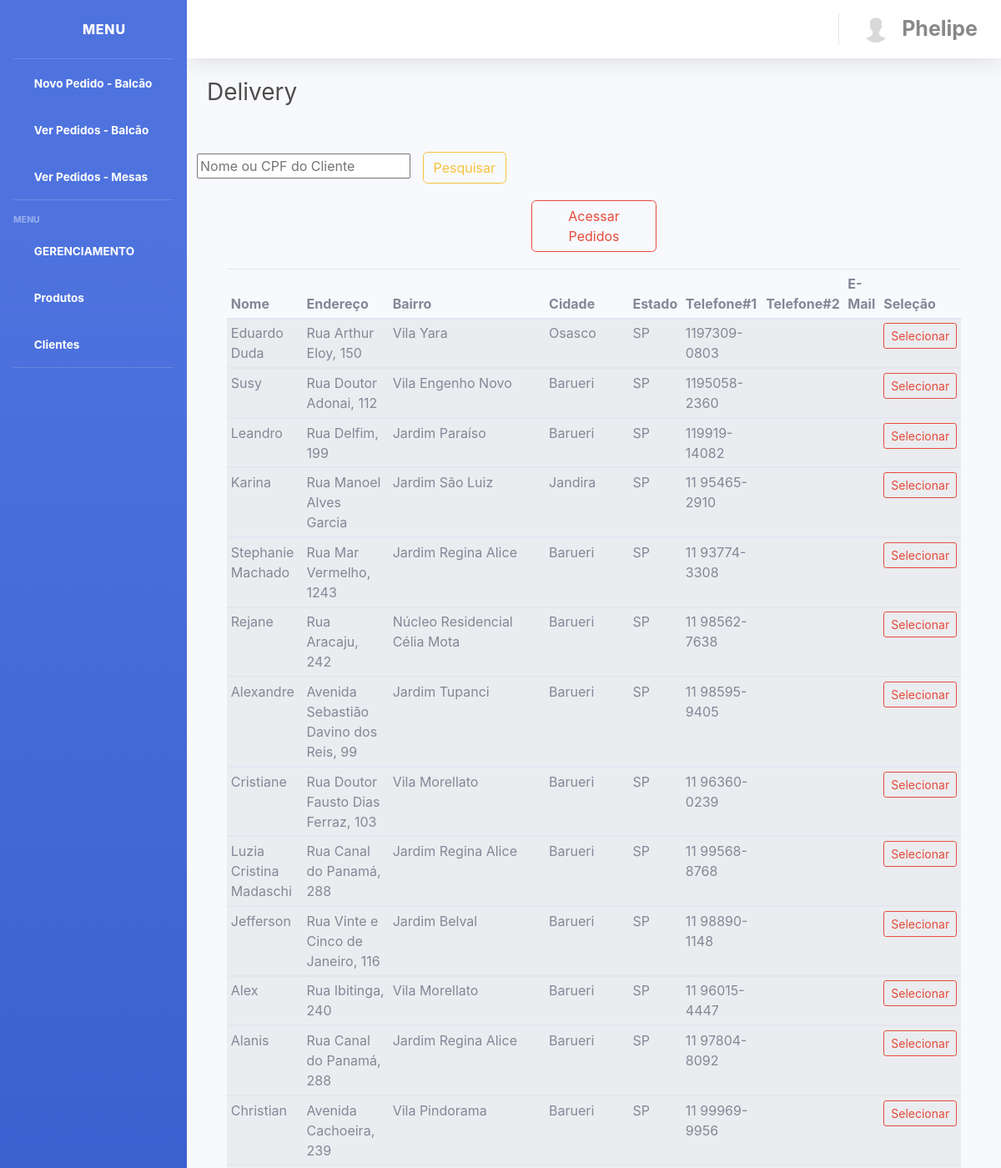
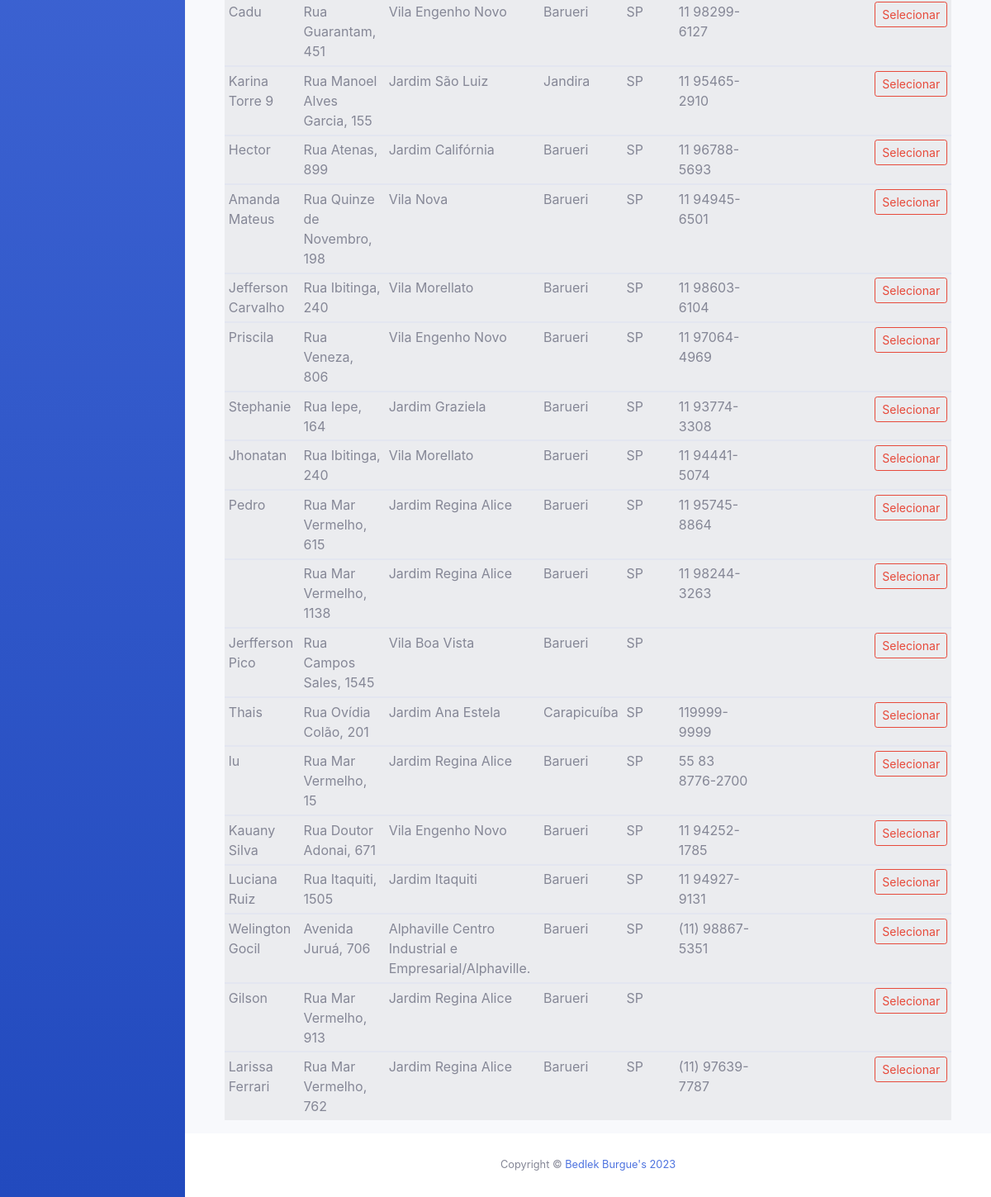
Screenshot of /pdv/?view=delivery (signed in) with the database file from the repository (2 pictures, top to bottom).
### tables this page shows
CREATE TABLE `clientes` (
  `id` int(100) NOT NULL,
  `nome` varchar(255) NOT NULL,
  `endereco` varchar(255) NOT NULL,
  `bairro` varchar(255) NOT NULL,
  `cidade` varchar(255) NOT NULL,
  `estado` varchar(255) NOT NULL,
  `complemento` varchar(255) NOT NULL,
  `cep` varchar(255) NOT NULL,
  `ponto_referecia` varchar(255) NOT NULL,
  `tel1` varchar(255) NOT NULL,
  `tel2` varchar(255) NOT NULL,
  `email` varchar(255) NOT NULL,
  `cpf_cnpj` varchar(255) NOT NULL,
  `rg` varchar(255) NOT NULL,
  `condominio` varchar(255) NOT NULL,
  `bloco` varchar(255) NOT NULL,
  `apartamento` varchar(255) NOT NULL,
  `local_entrega` varchar(255) NOT NULL,
  `observacoes` varchar(255) NOT NULL
);

### pdv/mvc/classes/system.class.php (called while the page is built)
<?php
	class System{
		public function __construct($view){
			if (file_exists("mvc/views/{$view}.php")) {
				$file =$view;
			}else{
				$file ='404';
			}
			$this->get_header();
			include('mvc/views/'.$file.'.php');
			$this->get_footer();
		}
		private function get_header(){
			include('mvc/common/header.php');
		}
		private function get_footer(){
			include('mvc/common/footer.php');
		}
	}

### pdv/mvc/views/delivery.php (the view, shortened to what this page needs)
<div class="row">
	<h3 class="col-lg-8 " style="height: 80px; color: #4D4D4D;">Delivery </h3>
	<form method="POST" id="" action="" class="mb-10 text-center">
		<input type="text" name="pesquisa" id="pesquisa" placeholder="Nome ou CPF do Cliente"><label type="hidden" style="width: 10px;"></label>
		<input class="btn btn-outline-warning" type="submit" name="enviar" value="Pesquisar">
	</form>
</div>
<div class="col-lg-12 text-center">
	<form method="POST" action="?view=pedidos_delivery">
		<button type="submit" class="btn btn-outline-danger col-lg-2 text-center" style=" margin: 20px; ">Acessar Pedidos </button>
	</form>
</div>
<?php
if (isset($_POST['id'])) {
	$id = $_POST['id'];
	$nome = $_POST['nome'];
	$endereco = $_POST['endereco'];
	$bairro = $_POST['bairro'];
	$tel1 = $_POST['tel1'];
	$tel2 = $_POST['tel2'];
?>
	<div class="row">
		<div class="col-lg-12 text-center" style="color:black; padding: 3%;">
			<hr>
			<h2><?php echo $nome; ?></h2>
		</div>
		<div class="col-lg-12 text-center" style=" color: red;">
			<h5>Endereço:</h5>
			<h2><?php echo $endereco; ?>, Bairro: <?php echo $bairro; ?></h2>
		</div>
	</div>
	<hr>
	<h4 style="padding: 3%;" class="mb-12 text-center">
		<form method="POST" action="?view=pedidoBalcao">
			<div class="form-group">
				<input type="hidden" name="mesa" id="mesa" value="delivery">
				<input type="hidden" name="cliente" id="cliente" value="<?php echo $nome; ?>">
				<button type="submit" class="btn btn-outline-success" data-toggle="modal" data-target="">Novo Pedido Delivery</button>
			</div>
		</form>
	</h4>
	</div>
	</form>
	<div class="col-lg-12 text-center">
		<form method="POST" action="?view=delivery">
			<button type="submit" class="btn btn-outline-info col-lg-2 text-center" style="padding: 5px;">Retornar ao Início</button>
		</form>
	</div>
<?php
} elseif (isset($_POST['pesquisa']) == null || $_POST['pesquisa'] == '') {
?>
	<div class="container-fluid">
		<table class="table table-striped table-sm">
			<thead>
				<tr>
					<th>Nome</th>
					<th>Endereço</th>
					<th>Bairro</th>
					<th>Cidade</th>
					<th>Estado</th>
					<th>Telefone#1</th>
					<th>Telefone#2</th>
					<th>E-Mail</th>
					<th>Seleção</th>
				</tr>
			</thead>
			<?php
			$tab_cliente = "SELECT * FROM clientes";
			$clientes = mysqli_query($conn, $tab_cliente) or die(mysqli_error($conn));
			while ($rows_clientes = mysqli_fetch_assoc($clientes)) { ?>
				<tbody>
					<td><?php echo $rows_clientes['nome']; ?></td>
					<td><?php echo $rows_clientes['endereco']; ?></td>
					<td><?php echo $rows_clientes['bairro']; ?></td>
					<td><?php echo $rows_clientes['cidade']; ?></td>
					<td><?php echo $rows_clientes['estado']; ?></td>
					<td><?php echo $rows_clientes['tel1']; ?></td>
					<td><?php echo $rows_clientes['tel2']; ?></td>
					<td><?php echo $rows_clientes['email']; ?></td>
					<td>
						<form method="POST" action="">
							<button type="submit" class="btn btn-outline-danger btn-sm">Selecionar</button>
						</form>
					</td>
				</tbody>
			<?php }
			?>
		</table>
	</div>
<?php
}
?>

### pdv/index.php (shortened to what this page needs)
<?php
if($_SESSION['login'] == 0){?>
<!DOCTYPE html>
<html lang="pt-br">
<head>
  <meta charset="utf-8">
  <meta http-equiv="X-UA-Compatible" content="IE=edge">
  <meta name="viewport" content="width=device-width, initial-scale=1, shrink-to-fit=no">
  <meta name="description" content="">
  <meta name="author" content="">
  <title>Bedlek Burgue's</title>
  <link href="mvc/common/css/animate.min.css" rel="stylesheet"/>
  <link href="mvc/common/css/bootstrap-datepicker.css" rel="stylesheet"/>
  <link rel="shortcut icon"  href="mvc/common/img/logo_bedlek.ico">
  <link href="mvc/common/vendor/fontawesome-free/css/all.min.css" rel="stylesheet" type="text/css">
  <link href="mvc/common/css/sb-admin-2.min.css" rel="stylesheet">
</head>
<body class="bg-gradient-white">
  <div class="container">
    <div class="row justify-content-center">
      <div class="col-xl-6 col-lg-12 col-md-9">
        <div class="card o-hidden border-0 shadow-lg my-5">
          <div class="card-body p-0">
            <div class="row">
              <div class="col-lg-12">
                <div class="p-5">
                  <div class="text-center">
                    <h1 style="color: red;">Bedlek Burgue's</h1>
                    <img src="mvc/common/img/logo_bedlek.jpeg" width="200px" height="150px" >
                    <h1 class="h4 text-gray-900 mb-4">Bem-Vindo!</h1>
                    <h6 style="padding: 15px;">Digite sua senha e seu login para ter acesso ao sistema !</h6>
                  </div>
                  <form method="POST" action="mvc/model/login.php">
                    <div class="form-group">
                      <input  class="form-control form-control-user text-center" name="login" id="login" aria-describedby="emailHelp" placeholder="Digte seu login...">
                    </div>
                    <div class="form-group">
                      <input type="password" class="form-control form-control-user text-center" name="senha" id="senha" placeholder="Senha">
                    </div>
                    <div class="form-group">
                      <div class="custom-control custom-checkbox small">
                        <input type="checkbox" class="custom-control-input" id="customCheck">
                      </div>
                    </div>
					<div class="col-12 text-center" id="mensagem" style="visibility: visible"><?php if (isset($_SESSION['msg'])) {echo $_SESSION['msg'];  unset($_SESSION['msg']); }?></div>
                    <button style="color: white;" type="submit" class="btn btn-primary btn-user btn-block">
                      Login
                    </button>
                    <hr>
                  </form>
                  <hr>
                  <div class="text-center">
                    <a class="small" href="recuperar_senha.php">Esquceu a Senha?</a>
                  </div>
                  <div class="text-center">
                    <a class="small" href="criar_senha.php">Cadastrar Administrador</a>
                  </div>
                </div>
              </div>
            </div>
          </div>
        </div>
      </div>
    </div>
  </div>
</body>
</html>
<?php }elseif($_SESSION['login'] >= 1){
	include('mvc/classes/system.class.php');
	if (isset($_GET['view'])) {
		$view = $_GET['view'];
	}
	else{
		$view = 'pedidoBalcao';
	}
	$system = new System($view);
	}
 ?>

### pdv/mvc/common/header.php (shortened to what this page needs)
<?php
$login_usuario = $_SESSION['login'];
$usuario = $_SESSION['user'];
 $select_table = "SELECT * FROM cor c WHERE c.id_user = '$login_usuario'";
	$verifica_tabela = mysqli_query($conn, $select_table);
	while ($rows_cor = mysqli_fetch_assoc($verifica_tabela)) {
    $cor = $rows_cor['cor'];
  }
?>
<!DOCTYPE html>
<html lang="pt-br">
<head>
  <link href="mvc/common/css/animate.min.css" rel="stylesheet" />
  <link href="mvc/common/css/bootstrap-datepicker.css" rel="stylesheet" />
  <link href="mvc/common/vendor/fontawesome-free/css/all.min.css" rel="stylesheet" type="text/css">
  <link href="mvc/common/css/sb-admin-2.min.css" rel="stylesheet">
</head>
<body id="page-top">
  <div id="wrapper">
    <ul class="navbar-nav bg-gradient-<?php echo $cor ?> sidebar sidebar-dark accordion" id="accordionSidebar">
      <a class="sidebar-brand d-flex align-items-center justify-content-center" href="/mvc/?view=Dashboard1">
        <div class="sidebar-brand-icon rotate-n-15">
          <i class="fa fa-desktop"></i>
        </div>
        <div class="sidebar-brand-text mx-3">Menu</div>
      </a>
      <hr class="sidebar-divider my-0">
      <li class="nav-item active">
        <a class="nav-link" href="/pdv/?view=pedidoBalcao">
          <i class="fas fa-fw fa-tachometer-alt"></i>
          <span>Novo Pedido - Balcão</span></a>
      </li>
      <li class="nav-item active">
        <a class="nav-link" href="/pdv/?view=todosPedidoBalcao">
          <i class="fas fa-fw fa-tachometer-alt"></i>
          <span>Ver Pedidos - Balcão</span></a>
      </li>
      <li class="nav-item active">
        <a class="nav-link" href="/pdv/?view=Dashboard1">
          <i class="fas fa-fw fa-tachometer-alt"></i>
          <span>Ver Pedidos - Mesas</span></a>
      </li>
      <hr class="sidebar-divider">
      <div class="sidebar-heading">
        Menu
      </div>
      <li class="nav-item active">
        <a class="nav-link collapsed" href="#" data-toggle="collapse" data-target="#collapsePages" aria-expanded="true" aria-controls="collapsePages">
          <i class="fas fa-fw fa-folder"></i>
          <span>GERENCIAMENTO</span>
        </a>
      </li>
      <li class="nav-item active">
        <a class="nav-link" href="/pdv/?view=tabela">
          <i class="fas fa-fw fa-table"></i>
          <span>Produtos</span></a>
      </li>
      <li class="nav-item active">
        <a class="nav-link" href="/pdv/?view=clientes">
          <i class="fas fa-fw fa-user"></i>
          <span>Clientes</span></a>
      </li>
      <hr class="sidebar-divider d-none d-md-block">
    </ul>
    <div id="content-wrapper" class="d-flex flex-column">
      <div id="content">
        <nav class="navbar navbar-expand navbar-light bg-white topbar mb-4 static-top shadow">
          <ul class="navbar-nav ml-auto">
            <li class="nav-item dropdown no-arrow">
              <a class="nav-link dropdown-toggle" href="#" id="userDropdown" role="button" data-toggle="dropdown" aria-haspopup="true" aria-expanded="false">
                <img class="img-profile rounded-circle" src="mvc/common/img/User.png">
                <span class="text-center" style=" font-size: 25px; color: #888888;"><b><?php echo $usuario; ?></b></span>
              </a>
            </li>
          </ul>
        </nav>
        <div class="container-fluid">

### pdv/mvc/common/footer.php (shortened to what this page needs)
        </div>
      </div>
      <footer class="sticky-footer bg-white">
        <div class="container my-auto">
          <div class="copyright text-center my-auto">
            <span>Copyright &copy; </span>
              <a href="" class="text-decoration-none">Bedlek Burgue's 2023</a>
          </div>
        </div>
      </footer>
    </div>
  </div>
</body>
</html>

### rows the page displays
clientes: nome "Eduardo Duda", endereco "Rua Arthur Eloy, 150", bairro "Vila Yara", cidade "Osasco", estado "SP", tel1 "1197309-0803"
clientes: nome "Susy", endereco "Rua Doutor Adonai, 112", bairro "Vila Engenho Novo", cidade "Barueri", estado "SP", tel1 "1195058-2360"
clientes: nome "Leandro", endereco "Rua Delfim, 199", bairro "Jardim Paraíso", cidade "Barueri", estado "SP", tel1 "119919-14082"
clientes: nome "Karina", endereco "Rua Manoel Alves Garcia", bairro "Jardim São Luiz", cidade "Jandira", estado "SP", tel1 "11 95465-2910"
clientes: nome "Stephanie Machado", endereco "Rua Mar Vermelho, 1243", bairro "Jardim Regina Alice", cidade "Barueri", estado "SP", tel1 "11 93774-3308"
clientes: nome "Rejane", endereco "Rua Aracaju, 242", bairro "Núcleo Residencial Célia Mota", cidade "Barueri", estado "SP", tel1 "11 98562-7638"
clientes: nome "Alexandre", endereco "Avenida Sebastião Davino dos Reis, 99", bairro "Jardim Tupanci", cidade "Barueri", estado "SP", tel1 "11 98595-9405"
clientes: nome "Cristiane", endereco "Rua Doutor Fausto Dias Ferraz, 103", bairro "Vila Morellato", cidade "Barueri", estado "SP", tel1 "11 96360-0239"
clientes: nome "Luzia Cristina Madaschi", endereco "Rua Canal do Panamá, 288", bairro "Jardim Regina Alice", cidade "Barueri", estado "SP", tel1 "11 99568-8768"
clientes: nome "Jefferson", endereco "Rua Vinte e Cinco de Janeiro, 116", bairro "Jardim Belval", cidade "Barueri", estado "SP", tel1 "11 98890-1148"
clientes: nome "Alex", endereco "Rua Ibitinga, 240", bairro "Vila Morellato", cidade "Barueri", estado "SP", tel1 "11 96015-4447"
clientes: nome "Alanis", endereco "Rua Canal do Panamá, 288", bairro "Jardim Regina Alice", cidade "Barueri", estado "SP", tel1 "11 97804-8092"
clientes: nome "Christian", endereco "Avenida Cachoeira, 239", bairro "Vila Pindorama", cidade "Barueri", estado "SP", tel1 "11 99969-9956"
clientes: nome "Cadu", endereco "Rua Guarantam, 451", bairro "Vila Engenho Novo", cidade "Barueri", estado "SP", tel1 "11 98299-6127"
clientes: nome "Karina Torre 9", endereco "Rua Manoel Alves Garcia, 155", bairro "Jardim São Luiz", cidade "Jandira", estado "SP", tel1 "11 95465-2910"
clientes: nome "Hector", endereco "Rua Atenas, 899", bairro "Jardim Califórnia", cidade "Barueri", estado "SP", tel1 "11 96788-5693"
clientes: nome "Amanda Mateus", endereco "Rua Quinze de Novembro, 198", bairro "Vila Nova", cidade "Barueri", estado "SP", tel1 "11 94945-6501"
clientes: nome "Jefferson Carvalho", endereco "Rua Ibitinga, 240", bairro "Vila Morellato", cidade "Barueri", estado "SP", tel1 "11 98603-6104"
clientes: nome "Priscila", endereco "Rua Veneza, 806", bairro "Vila Engenho Novo", cidade "Barueri", estado "SP", tel1 "11 97064-4969"
clientes: nome "Stephanie", endereco "Rua Iepe, 164", bairro "Jardim Graziela", cidade "Barueri", estado "SP", tel1 "11 93774-3308"
clientes: nome "Jhonatan", endereco "Rua Ibitinga, 240", bairro "Vila Morellato", cidade "Barueri", estado "SP", tel1 "11 94441-5074"
clientes: nome "Pedro", endereco "Rua Mar Vermelho, 615", bairro "Jardim Regina Alice", cidade "Barueri", estado "SP", tel1 "11 95745-8864"
clientes: endereco "Rua Mar Vermelho, 1138", bairro "Jardim Regina Alice", cidade "Barueri", estado "SP", tel1 "11 98244-3263"
clientes: nome "Jerfferson Pico", endereco "Rua Campos Sales, 1545", bairro "Vila Boa Vista", cidade "Barueri", estado "SP"
clientes: nome "Thais", endereco "Rua Ovídia Colão, 201", bairro "Jardim Ana Estela", cidade "Carapicuíba", estado "SP", tel1 "119999-9999"
clientes: nome "lu", endereco "Rua Mar Vermelho, 15", bairro "Jardim Regina Alice", cidade "Barueri", estado "SP", tel1 "55 83 8776-2700"
clientes: nome "Kauany Silva", endereco "Rua Doutor Adonai, 671", bairro "Vila Engenho Novo", cidade "Barueri", estado "SP", tel1 "11 94252-1785"
clientes: nome "Luciana Ruiz", endereco "Rua Itaquiti, 1505", bairro "Jardim Itaquiti", cidade "Barueri", estado "SP", tel1 "11 94927-9131"
clientes: nome "Welington Gocil", endereco "Avenida Juruá, 706", bairro "Alphaville Centro Industrial e Empresarial/Alphaville.", cidade "Barueri", estado "SP", tel1 "(11) 98867-5351"
clientes: nome "Gilson", endereco "Rua Mar Vermelho, 913", bairro "Jardim Regina Alice", cidade "Barueri", estado "SP"
clientes: nome "Larissa Ferrari", endereco "Rua Mar Vermelho, 762", bairro "Jardim Regina Alice", cidade "Barueri", estado "SP", tel1 "(11) 97639-7787"

### other values shown
$usuario "Phelipe"
